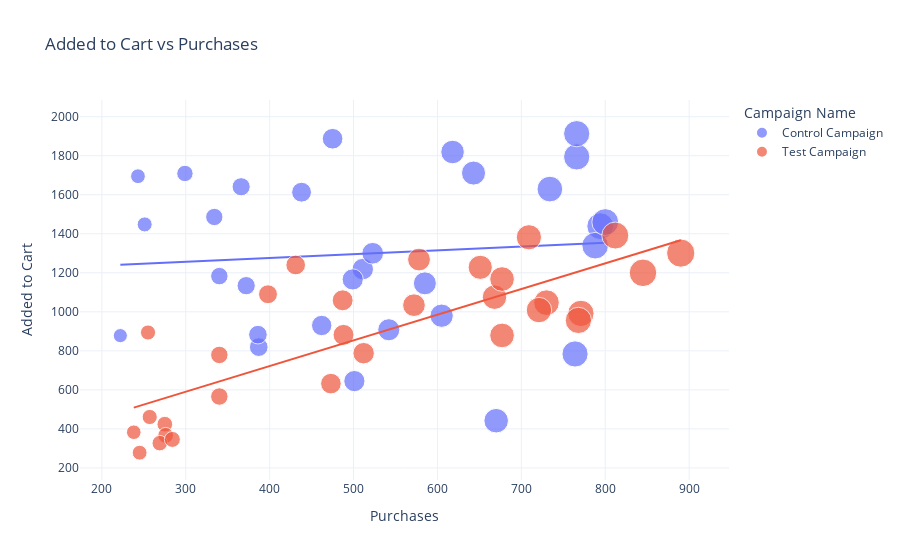

Source (notebook cell):
### Markdown cell above
Purchases for both of the campaigns generate very little difference with control campaign slightly higher than test campaign.

#### Control Campaign Win 5

Now lets get to the most important part where we see how many purchases were made after added to cart for both campaign:

### Code cell
figure = px.scatter(data, x='Purchases', y='Added to Cart',
                   title='Added to Cart vs Purchases',
                   color='Campaign Name',
                   trendline="ols",
                   size='Purchases')
figure.show()

### Figure 1 — Plotly figure (JSON) as saved in the notebook; plotly's stock layout.template omitted (floating-point values rounded to 4 significant figures)
{"data": [{"hovertemplate": "Campaign Name=Control Campaign<br>Purchases=%{marker.size}<br>Added to Cart=%{y}<extra></extra>", "legendgroup": "Control Campaign", "marker": {"color": "#636efa", "size": [618, 734, 475, 794, 766, 788, 366, 438, 222, 243, 542, 511, 299, 800, 387, 766, 585, 386, 251, 605, 643, 334, 372, 670, 340, 522.8, 764, 499, 462, 501], "sizemode": "area", "sizeref": 2.225, "symbol": "circle"}, "mode": "markers", "name": "Control Campaign", "orientation": "v", "showlegend": true, "type": "scatter", "x": [618, 734, 475, 794, 766, 788, 366, 438, 222, 243, 542, 511, 299, 800, 387, 766, 585, 386, 251, 605, 643, 334, 372, 670, 340, 522.8, 764, 499, 462, 501], "xaxis": "x", "y": [1819, 1629, 1887, 1439, 1794, 1339, 1641, 1613, 878, 1695, 908, 1219, 1709, 1460, 819, 1913, 1146, 883, 1448, 980, 1711, 1486, 1134, 442, 1183, 1300, 784, 1166, 930, 645], "yaxis": "y"}, {"hovertemplate": "<b>OLS trendline</b><br>Added to Cart = 0.194992 * Purchases + 1198.06<br>R<sup>2</sup>=0.007841<br><br>Campaign Name=Control Campaign<br>Purchases=%{x}<br>Added to Cart=%{y} <b>(trend)</b><extra></extra>", "legendgroup": "Control Campaign", "marker": {"color": "#636efa", "symbol": "circle"}, "mode": "lines", "name": "Control Campaign", "showlegend": false, "type": "scatter", "x": [222, 243, 251, 299, 334, 340, 366, 372, 386, 387, 438, 462, 475, 499, 501, 511, 522.8, 542, 585, 605, 618, 643, 670, 734, 764, 766, 766, 788, 794, 800], "xaxis": "x", "y": [1241.0, 1245.0, 1247.0, 1256.0, 1263.0, 1264.0, 1269.0, 1271.0, 1273.0, 1274.0, 1283.0, 1288.0, 1291.0, 1295.0, 1296.0, 1298.0, 1300.0, 1304.0, 1312.0, 1316.0, 1319.0, 1323.0, 1329.0, 1341.0, 1347.0, 1347.0, 1347.0, 1352.0, 1353.0, 1354.0], "yaxis": "y"}, {"hovertemplate": "Campaign Name=Test Campaign<br>Purchases=%{marker.size}<br>Added to Cart=%{y}<extra></extra>", "legendgroup": "Test Campaign", "marker": {"color": "#EF553B", "size": [255, 275, 668, 709, 812, 340, 398, 487, 238, 257, 512, 677, 730, 245, 276, 473, 269, 651, 284, 771, 721, 677, 578, 572, 340, 768, 488, 890, 431, 845], "sizemode": "area", "sizeref": 2.225, "symbol": "circle"}, "mode": "markers", "name": "Test Campaign", "orientation": "v", "showlegend": true, "type": "scatter", "x": [255, 275, 668, 709, 812, 340, 398, 487, 238, 257, 512, 677, 730, 245, 276, 473, 269, 651, 284, 771, 721, 677, 578, 572, 340, 768, 488, 890, 431, 845], "xaxis": "x", "y": [894, 424, 1075, 1382, 1391, 779, 1090, 1059, 383, 461, 788, 879, 1047, 278, 367, 632, 327, 1228, 346, 992, 1009, 1168, 1268, 1034, 566, 956, 882, 1301, 1240, 1200], "yaxis": "y"}, {"hovertemplate": "<b>OLS trendline</b><br>Added to Cart = 1.31545 * Purchases + 195.879<br>R<sup>2</sup>=0.637951<br><br>Campaign Name=Test Campaign<br>Purchases=%{x}<br>Added to Cart=%{y} <b>(trend)</b><extra></extra>", "legendgroup": "Test Campaign", "marker": {"color": "#EF553B", "symbol": "circle"}, "mode": "lines", "name": "Test Campaign", "showlegend": false, "type": "scatter", "x": [238, 245, 255, 257, 269, 275, 276, 284, 340, 340, 398, 431, 473, 487, 488, 512, 572, 578, 651, 668, 677, 677, 709, 721, 730, 768, 771, 812, 845, 890], "xaxis": "x", "y": [509.0, 518.2, 531.3, 533.9, 549.7, 557.6, 558.9, 569.5, 643.1, 643.1, 719.4, 762.8, 818.1, 836.5, 837.8, 869.4, 948.3, 956.2, 1052.0, 1075.0, 1086.0, 1086.0, 1129.0, 1144.0, 1156.0, 1206.0, 1210.0, 1264.0, 1307.0, 1367.0], "yaxis": "y"}], "layout": {"legend": {"itemsizing": "constant", "title": {"text": "Campaign Name"}, "tracegroupgap": 0}, "title": {"text": "Added to Cart vs Purchases"}, "xaxis": {"anchor": "y", "domain": [0, 1], "title": {"text": "Purchases"}}, "yaxis": {"anchor": "x", "domain": [0, 1], "title": {"text": "Added to Cart"}}}}
